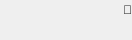
<?xml version="1.0" encoding="UTF-8"?>
<ui version="4.0">
 <class>AccountSummaryWidget</class>
 <widget class="QFrame" name="AccountSummaryWidget">
  <property name="geometry">
   <rect>
    <x>0</x>
    <y>0</y>
    <width>132</width>
    <height>40</height>
   </rect>
  </property>
  <property name="sizePolicy">
   <sizepolicy hsizetype="Expanding" vsizetype="Expanding">
    <horstretch>0</horstretch>
    <verstretch>0</verstretch>
   </sizepolicy>
  </property>
  <property name="toolTip">
   <string notr="true"/>
  </property>
  <property name="frameShape">
   <enum>QFrame::NoFrame</enum>
  </property>
  <layout class="QVBoxLayout" name="verticalLayout">
   <property name="spacing">
    <number>0</number>
   </property>
   <property name="leftMargin">
    <number>0</number>
   </property>
   <property name="topMargin">
    <number>0</number>
   </property>
   <property name="rightMargin">
    <number>0</number>
   </property>
   <property name="bottomMargin">
    <number>0</number>
   </property>
   <item>
    <layout class="QHBoxLayout" name="nameLayout" stretch="1,0">
     <property name="spacing">
      <number>0</number>
     </property>
     <property name="sizeConstraint">
      <enum>QLayout::SetDefaultConstraint</enum>
     </property>
     <item>
      <widget class="QLabel" name="accountName">
       <property name="sizePolicy">
        <sizepolicy hsizetype="Expanding" vsizetype="Expanding">
         <horstretch>0</horstretch>
         <verstretch>0</verstretch>
        </sizepolicy>
       </property>
       <property name="text">
        <string/>
       </property>
       <property name="alignment">
        <set>Qt::AlignRight|Qt::AlignTrailing|Qt::AlignVCenter</set>
       </property>
       <property name="indent">
        <number>0</number>
       </property>
      </widget>
     </item>
     <item>
      <widget class="ClickableLabel" name="accountSettings">
       <property name="sizePolicy">
        <sizepolicy hsizetype="Expanding" vsizetype="Expanding">
         <horstretch>0</horstretch>
         <verstretch>0</verstretch>
        </sizepolicy>
       </property>
       <property name="text">
        <string notr="true"></string>
       </property>
       <property name="textFormat">
        <enum>Qt::RichText</enum>
       </property>
       <property name="alignment">
        <set>Qt::AlignRight|Qt::AlignTrailing|Qt::AlignVCenter</set>
       </property>
       <property name="indent">
        <number>0</number>
       </property>
      </widget>
     </item>
    </layout>
   </item>
   <item>
    <layout class="QHBoxLayout" name="balanceLayout" stretch="1,0">
     <property name="spacing">
      <number>0</number>
     </property>
     <item>
      <widget class="QLabel" name="accountBalance">
       <property name="sizePolicy">
        <sizepolicy hsizetype="Expanding" vsizetype="Expanding">
         <horstretch>0</horstretch>
         <verstretch>0</verstretch>
        </sizepolicy>
       </property>
       <property name="text">
        <string/>
       </property>
       <property name="alignment">
        <set>Qt::AlignRight|Qt::AlignTrailing|Qt::AlignVCenter</set>
       </property>
       <property name="indent">
        <number>0</number>
       </property>
      </widget>
     </item>
     <item>
      <widget class="ClickableLabel" name="accountBalanceForex">
       <property name="text">
        <string/>
       </property>
       <property name="indent">
        <number>0</number>
       </property>
      </widget>
     </item>
    </layout>
   </item>
  </layout>
 </widget>
 <customwidgets>
  <customwidget>
   <class>ClickableLabel</class>
   <extends>QLabel</extends>
   <header location="global">qt/_Gulden/clickablelabel.h</header>
  </customwidget>
 </customwidgets>
 <resources>
  <include location="../../gulden.qrc"/>
 </resources>
 <connections/>
</ui>
